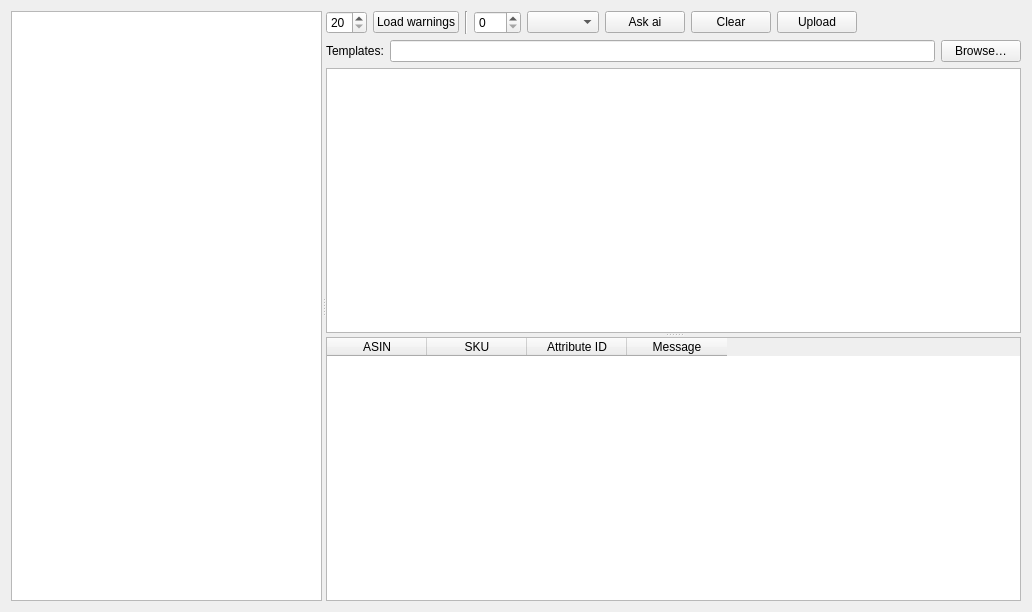
<?xml version="1.0" encoding="UTF-8"?>
<ui version="4.0">
 <class>PaneWarnings</class>
 <widget class="QWidget" name="PaneWarnings">
  <property name="geometry">
   <rect>
    <x>0</x>
    <y>0</y>
    <width>1032</width>
    <height>612</height>
   </rect>
  </property>
  <property name="windowTitle">
   <string>Warnings</string>
  </property>
  <layout class="QVBoxLayout" name="verticalLayout_3">
   <item>
    <widget class="QSplitter" name="splitter">
     <property name="orientation">
      <enum>Qt::Orientation::Horizontal</enum>
     </property>
     <widget class="QWidget" name="layoutWidget">
      <layout class="QVBoxLayout" name="verticalLayout">
       <item>
        <widget class="QListWidget" name="listWidgetAmazon"/>
       </item>
      </layout>
     </widget>
     <widget class="QWidget" name="layoutWidget">
      <layout class="QVBoxLayout" name="verticalLayout_2">
       <item>
        <layout class="QHBoxLayout" name="horizontalLayout">
         <item>
          <widget class="QSpinBox" name="spinBoxNumberWarnings">
           <property name="minimum">
            <number>20</number>
           </property>
           <property name="maximum">
            <number>50</number>
           </property>
           <property name="singleStep">
            <number>10</number>
           </property>
          </widget>
         </item>
         <item>
          <widget class="QPushButton" name="buttonLoadWarnings">
           <property name="text">
            <string>Load warnings</string>
           </property>
          </widget>
         </item>
         <item>
          <widget class="Line" name="line">
           <property name="orientation">
            <enum>Qt::Orientation::Vertical</enum>
           </property>
          </widget>
         </item>
         <item>
          <widget class="QSpinBox" name="spinBoxNumberAskingAi">
           <property name="toolTip">
            <string>Max rows to send to AI (0 = all)</string>
           </property>
           <property name="maximum">
            <number>100</number>
           </property>
           <property name="value">
            <number>0</number>
           </property>
          </widget>
         </item>
         <item>
          <widget class="QComboBox" name="comboBoxCli">
           <property name="toolTip">
            <string>Number of warning asked to be solved by AI. 0 means all rows.</string>
           </property>
          </widget>
         </item>
         <item>
          <widget class="QPushButton" name="buttonAskAi">
           <property name="text">
            <string>Ask ai</string>
           </property>
          </widget>
         </item>
         <item>
          <widget class="QPushButton" name="buttonClearAiSuggestion">
           <property name="toolTip">
            <string>Clear selected rows</string>
           </property>
           <property name="text">
            <string>Clear</string>
           </property>
          </widget>
         </item>
         <item>
          <widget class="QPushButton" name="buttonUpload">
           <property name="text">
            <string>Upload</string>
           </property>
          </widget>
         </item>
         <item>
          <spacer name="horizontalSpacer">
           <property name="orientation">
            <enum>Qt::Orientation::Horizontal</enum>
           </property>
           <property name="sizeHint" stdset="0">
            <size>
             <width>40</width>
             <height>20</height>
            </size>
           </property>
          </spacer>
         </item>
        </layout>
       </item>
       <item>
        <layout class="QHBoxLayout" name="horizontalLayoutTemplateFolder">
         <item>
          <widget class="QLabel" name="labelTemplateFolder">
           <property name="text">
            <string>Templates:</string>
           </property>
          </widget>
         </item>
         <item>
          <widget class="QLineEdit" name="lineEditTemplateFolder"/>
         </item>
         <item>
          <widget class="QPushButton" name="buttonBrowseTemplateDir">
           <property name="text">
            <string>Browse…</string>
           </property>
          </widget>
         </item>
        </layout>
       </item>
       <item>
        <widget class="QSplitter" name="splitterVertical">
         <property name="orientation">
          <enum>Qt::Orientation::Vertical</enum>
         </property>
         <widget class="QTreeView" name="tableViewWarnings"/>
         <widget class="QTableWidget" name="tableWidgetExcluded">
          <property name="columnCount">
           <number>4</number>
          </property>
          <column>
           <property name="text">
            <string>ASIN</string>
           </property>
          </column>
          <column>
           <property name="text">
            <string>SKU</string>
           </property>
          </column>
          <column>
           <property name="text">
            <string>Attribute ID</string>
           </property>
          </column>
          <column>
           <property name="text">
            <string>Message</string>
           </property>
          </column>
         </widget>
        </widget>
       </item>
      </layout>
     </widget>
    </widget>
   </item>
  </layout>
 </widget>
 <resources/>
 <connections/>
</ui>
